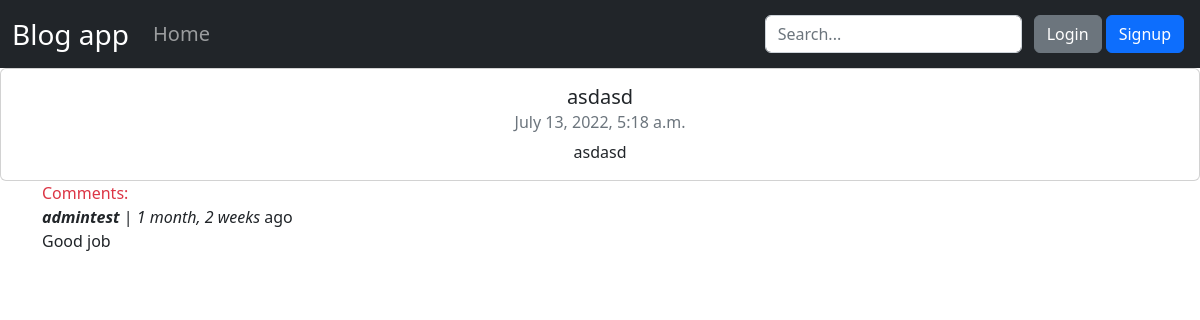
The page /post_list/9/ on the database its author committed.
### base/models.py (models this page shows, shortened)
class Post(models.Model):
    topic = models.ForeignKey(Topic,null=True,on_delete=models.SET_NULL)
    title = models.CharField(max_length=150)
    body = models.TextField()
    author = models.ForeignKey(
        User,
        on_delete= models.CASCADE,
    )
    timeUpdated = models.DateTimeField(auto_now_add=True)
    timeCreated = models.DateTimeField(auto_created=True,auto_now_add=True)
    class Meta:
        ordering = ('-timeUpdated','-timeCreated')

class Comment(models.Model):
    post = models.ForeignKey(
        Post,
        on_delete=models.CASCADE,
        related_name='comments'
    )
    author = models.ForeignKey(
        User,
        on_delete=models.CASCADE,
    )
    body = models.TextField(max_length=250)
    timeCreated = models.DateTimeField(auto_created=True,auto_now_add=True)
    class Meta:
        ordering = ('-timeCreated',)

### base/views.py (the view, shortened to what this page needs)
# urls.py: path('post_list/<str:pk>/',views.post_detail,name='post_details'),
def post_detail(request,pk):
    post = Post.objects.get(id=pk)
    post_comments = post.comments.all()
    context = {'post':post,'comments':post_comments}
    return render(request,'base/post_details.html',context)

### base/templates/base/post_details.html (shortened to what this page needs)
{% extends 'base.html' %}
{% block content %}
    <div class="card" style="width: 100%;">
        <div class="card-body text-center">
            <h5 class="card-title">{{post.title}}</h5>
            <h6 class="card-subtitle mb-2 text-muted">{{post.timeCreated}}</h6>
            <p class="card-text">{{post.body}}</p>
        </div>
    </div>
    <div class="comment-container container">
        <span class="text-danger">Comments: </span>
            {% for comment in comments %}
                <p><span class="fst-italic fw-bold">{{comment.author}}</span> | <span class="fst-italic">{{comment.timeCreated|timesince}}</span> ago<br>
                {{comment.body}}
                </p>
            {% endfor %}
    </div>
{% endblock %}

### rows shown on the page
Post: title "asdasd", timeCreated "July 13, 2022, 5:18 a.m.", body "asdasd"
Comment: author "admintest", timeCreated "1 month, 2 weeks", body "Good job"
